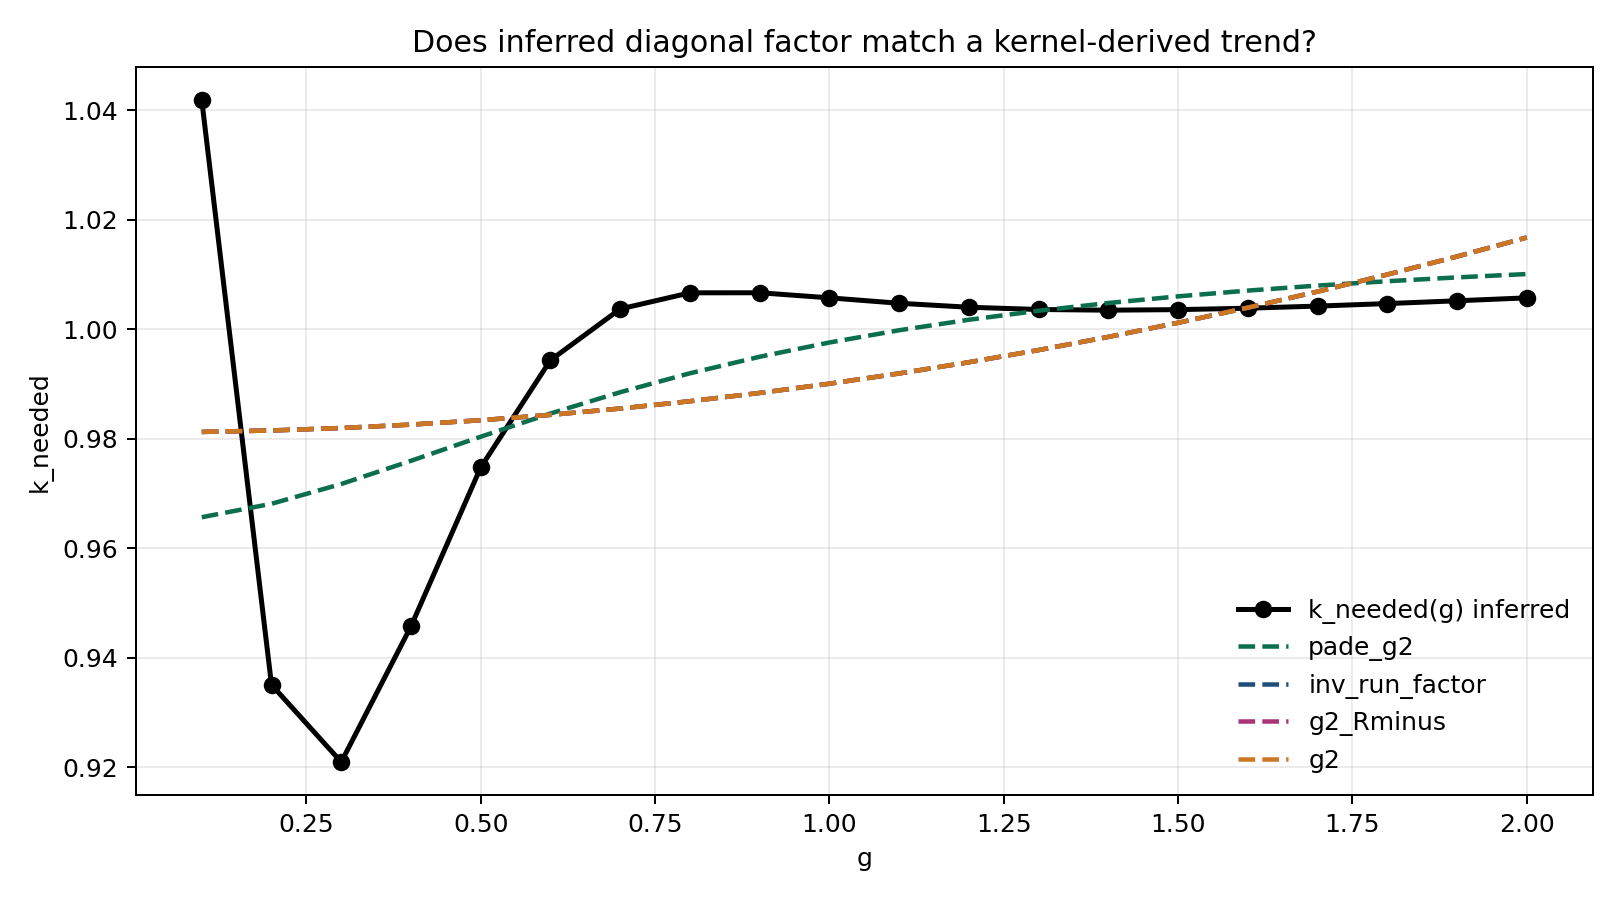

Here is the Python script that generated this plot:
"""
Check whether inferred diagonal factor resembles kernel-derived functions (Codex v11).

Uses:
- hmf_delta_factor_scan_codex_v8.csv (k_needed_for_delta vs g at theta=pi/2),
- direct kernel moments K(0), K(+w), K(-w), R(+w), R(-w)

Builds candidate curves and compares RMSE/correlation against k_needed(g).
"""

from __future__ import annotations

from pathlib import Path

import matplotlib.pyplot as plt
import numpy as np
import pandas as pd

from hmf_model_comparison_standalone_codex_v1 import (
    BenchmarkConfig,
    laplace_k0,
    resonant_r0,
)


def _rmse(y: np.ndarray, yhat: np.ndarray) -> float:
    m = np.isfinite(y) & np.isfinite(yhat)
    if np.count_nonzero(m) < 3:
        return np.nan
    return float(np.sqrt(np.mean((y[m] - yhat[m]) ** 2)))


def _fit_affine_to_target(y: np.ndarray, u: np.ndarray) -> tuple[float, float, np.ndarray]:
    # y ~ a + b*u
    m = np.isfinite(y) & np.isfinite(u)
    if np.count_nonzero(m) < 3:
        return np.nan, np.nan, np.full_like(y, np.nan)
    X = np.column_stack([np.ones_like(u[m]), u[m]])
    coef, *_ = np.linalg.lstsq(X, y[m], rcond=None)
    a, b = float(coef[0]), float(coef[1])
    yhat = np.full_like(y, np.nan, dtype=float)
    yhat[m] = a + b * u[m]
    return a, b, yhat


def _fit_pade_g2(y: np.ndarray, g: np.ndarray) -> tuple[float, float, np.ndarray]:
    # y ~ a + b/(1 + c g^2), with grid over c and linear solve in (a,b)
    m = np.isfinite(y) & np.isfinite(g)
    if np.count_nonzero(m) < 3:
        return np.nan, np.nan, np.nan, np.full_like(y, np.nan)
    yy = y[m]
    gg = g[m]
    best = None
    for c in np.linspace(0.0, 20.0, 1201):
        u = 1.0 / (1.0 + c * gg * gg)
        X = np.column_stack([np.ones_like(u), u])
        coef, *_ = np.linalg.lstsq(X, yy, rcond=None)
        a, b = float(coef[0]), float(coef[1])
        yfit = a + b * u
        err = float(np.mean((yy - yfit) ** 2))
        if best is None or err < best[0]:
            best = (err, a, b, c, yfit)
    assert best is not None
    _, a, b, c, yfit = best
    yhat = np.full_like(y, np.nan, dtype=float)
    yhat[m] = yfit
    return a, b, c, yhat


def _corr(y: np.ndarray, u: np.ndarray) -> float:
    m = np.isfinite(y) & np.isfinite(u)
    if np.count_nonzero(m) < 3:
        return np.nan
    yy = y[m]
    uu = u[m]
    if np.std(yy) <= 1e-15 or np.std(uu) <= 1e-15:
        return np.nan
    return float(np.corrcoef(yy, uu)[0, 1])


def main() -> None:
    out_dir = Path(__file__).resolve().parent
    in_csv = out_dir / "hmf_delta_factor_scan_codex_v8.csv"
    if not in_csv.exists():
        raise FileNotFoundError(f"Missing input: {in_csv}")
    df = pd.read_csv(in_csv).sort_values("g").reset_index(drop=True)

    # Fixed configuration used in v8 inference
    beta = 2.0
    omega_q = 2.0
    theta = float(np.pi / 2.0)
    cfg = BenchmarkConfig(
        beta=beta,
        omega_q=omega_q,
        theta=theta,
        n_modes=40,
        n_cut=1,
        omega_min=0.1,
        omega_max=10.0,
        q_strength=5.0,
        tau_c=0.5,
    )

    # Kernel scalars at g=1 base
    k0_0 = laplace_k0(cfg, 0.0, 1001)
    k0_p = laplace_k0(cfg, omega_q, 1001)
    k0_m = laplace_k0(cfg, -omega_q, 1001)
    r_p = resonant_r0(cfg, omega_q, 1001)
    r_m = resonant_r0(cfg, -omega_q, 1001)
    r_minus = 0.5 * (r_p - r_m)
    k_minus = 0.5 * (k0_p - k0_m)
    k_plus = 0.5 * (k0_p + k0_m)

    g = df["g"].to_numpy(dtype=float)
    y = df["k_needed_for_delta"].to_numpy(dtype=float)
    run = df["run_factor"].to_numpy(dtype=float)

    # Candidate basis curves (all normalized/trend-only)
    candidates: dict[str, np.ndarray] = {}
    candidates["run_factor"] = run
    candidates["inv_run_factor"] = 1.0 / np.maximum(run, 1e-12)
    candidates["g2"] = g * g
    candidates["g2_Rminus"] = (g * g) * abs(r_minus)
    candidates["g2_Kminus"] = (g * g) * abs(k_minus)
    candidates["g2_Kplus"] = (g * g) * abs(k_plus)

    # gamma-like diagonal factor from R^- only
    x = np.maximum((g * g) * abs(r_minus), 1e-12)
    candidates["gamma_diag_like"] = np.tanh(x) / x

    # Fit each candidate with affine mapping y ~ a + b*u
    rows = []
    fit_curves = {"g": g, "k_needed": y}
    for name, u in candidates.items():
        a, b, yhat = _fit_affine_to_target(y, u)
        rows.append(
            {
                "candidate": name,
                "corr_with_kneeded": _corr(y, u),
                "fit_a": a,
                "fit_b": b,
                "rmse": _rmse(y, yhat),
            }
        )
        fit_curves[f"fit_{name}"] = yhat

    # Also fit pure Padé in g^2; often best empirical model
    a_p, b_p, c_p, yhat_p = _fit_pade_g2(y, g)
    rows.append(
        {
            "candidate": "pade_g2",
            "corr_with_kneeded": np.nan,
            "fit_a": a_p,
            "fit_b": b_p,
            "fit_c": c_p,
            "rmse": _rmse(y, yhat_p),
        }
    )
    fit_curves["fit_pade_g2"] = yhat_p

    summary = pd.DataFrame(rows).sort_values("rmse").reset_index(drop=True)
    fit_df = pd.DataFrame(fit_curves)

    summary_csv = out_dir / "hmf_kernel_factor_similarity_summary_codex_v11.csv"
    curves_csv = out_dir / "hmf_kernel_factor_similarity_curves_codex_v11.csv"
    fig_png = out_dir / "hmf_kernel_factor_similarity_codex_v11.png"
    log_md = out_dir / "hmf_kernel_factor_similarity_log_codex_v11.md"
    summary.to_csv(summary_csv, index=False)
    fit_df.to_csv(curves_csv, index=False)

    # Plot only top 4 fits for readability
    top = summary.head(4)["candidate"].tolist()
    fig, ax = plt.subplots(figsize=(9, 5))
    ax.plot(g, y, "o-", color="black", linewidth=2, label="k_needed(g) inferred")
    colors = ["#0B6E4F", "#1F4E79", "#AA3377", "#CC7722"]
    for c, name in zip(colors, top):
        ax.plot(g, fit_df[f"fit_{name}"], "--", linewidth=1.8, color=c, label=f"{name}")
    ax.set_xlabel("g")
    ax.set_ylabel("k_needed")
    ax.set_title("Does inferred diagonal factor match a kernel-derived trend?")
    ax.grid(alpha=0.25)
    ax.legend(frameon=False)
    fig.tight_layout()
    fig.savefig(fig_png, dpi=180)
    plt.close(fig)

    lines = []
    lines.append("# Kernel Similarity Diagnostic (Codex v11)")
    lines.append("")
    lines.append(f"Kernel scalars: K0={k0_0:.6f}, K+={k_plus:.6f}, K-={k_minus:.6f}, R-={r_minus:.6f}")
    lines.append("")
    lines.append("| candidate | corr_with_kneeded | fit_a | fit_b | fit_c | rmse |")
    lines.append("|---|---:|---:|---:|---:|---:|")
    for _, r in summary.iterrows():
        fc = r["fit_c"] if "fit_c" in r and pd.notna(r.get("fit_c", np.nan)) else np.nan
        lines.append(
            f"| {r['candidate']} | {r.get('corr_with_kneeded', np.nan):.6f} | {r['fit_a']:.6f} | "
            f"{r['fit_b']:.6f} | {fc:.6f} | {r['rmse']:.6f} |"
        )
    log_md.write_text("\n".join(lines), encoding="utf-8")

    print("Wrote:", summary_csv.name)
    print("Wrote:", curves_csv.name)
    print("Wrote:", fig_png.name)
    print("Wrote:", log_md.name)
    print("")
    print(summary.to_string(index=False))


if __name__ == "__main__":
    main()
